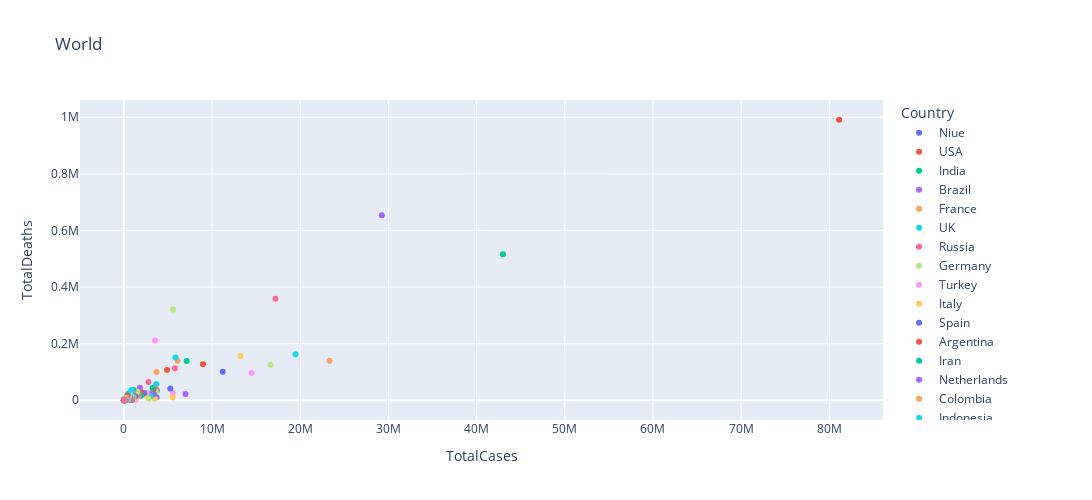

Notebook cell for this chart:
### Markdown cell above
Scatterplot để trực quan về mối quan hệ của hai cặp thông số:
- Tổng nhiễm / Tổng chết trên toàn thế giới.
- Ca nhiễm / ca chết trong 7 ngày gần đây / 1 triệu dân trên toàn thế giới.

### Code cell
scatterplot_df_day = df_covid_yesterday[['Country','TotalCases','TotalDeaths']]
fig = px.scatter(scatterplot_df_day, x='TotalCases', y='TotalDeaths',color='Country',title='World')
fig.update_layout(height=500, width=1200)
fig.show()
